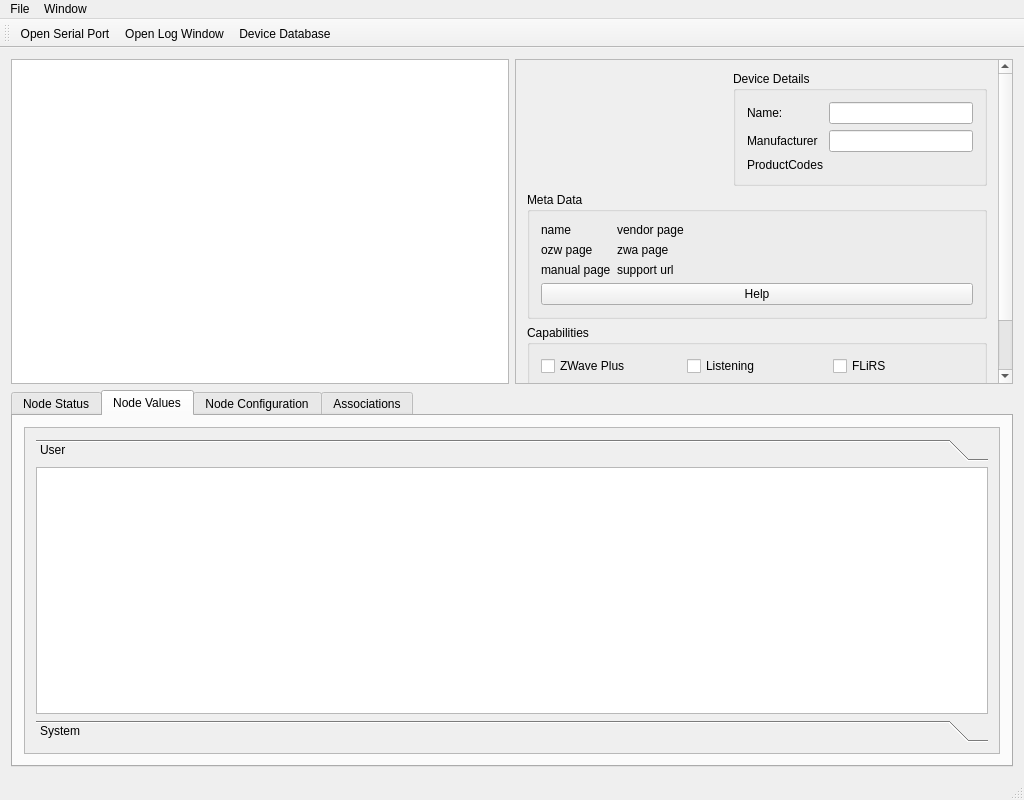
<?xml version="1.0" encoding="UTF-8"?>
<ui version="4.0">
 <class>MainWindow</class>
 <widget class="QMainWindow" name="MainWindow">
  <property name="geometry">
   <rect>
    <x>0</x>
    <y>0</y>
    <width>1024</width>
    <height>800</height>
   </rect>
  </property>
  <property name="windowTitle">
   <string>MainWindow</string>
  </property>
  <widget class="QWidget" name="centralWidget">
   <property name="sizePolicy">
    <sizepolicy hsizetype="Expanding" vsizetype="Expanding">
     <horstretch>0</horstretch>
     <verstretch>0</verstretch>
    </sizepolicy>
   </property>
   <layout class="QVBoxLayout" name="verticalLayout">
    <item>
     <layout class="QHBoxLayout" name="horizontalLayout_2">
      <item>
       <widget class="QTableView" name="nodeList">
        <attribute name="horizontalHeaderStretchLastSection">
         <bool>true</bool>
        </attribute>
       </widget>
      </item>
      <item>
       <widget class="QScrollArea" name="scrollArea">
        <property name="widgetResizable">
         <bool>true</bool>
        </property>
        <widget class="QWidget" name="scrollAreaWidgetContents">
         <property name="geometry">
          <rect>
           <x>0</x>
           <y>0</y>
           <width>477</width>
           <height>468</height>
          </rect>
         </property>
         <layout class="QVBoxLayout" name="verticalLayout_3">
          <item>
           <layout class="QHBoxLayout" name="horizontalLayout_4">
            <item>
             <widget class="QLabel" name="md_pic">
              <property name="maximumSize">
               <size>
                <width>200</width>
                <height>200</height>
               </size>
              </property>
              <property name="text">
               <string/>
              </property>
              <property name="pixmap">
               <pixmap>../../open-zwave/config/images/zwave.me/zme_raz5.png</pixmap>
              </property>
             </widget>
            </item>
            <item>
             <widget class="QGroupBox" name="groupBox">
              <property name="title">
               <string>Device Details</string>
              </property>
              <layout class="QGridLayout" name="gridLayout_3">
               <item row="1" column="1" colspan="3">
                <widget class="QLineEdit" name="dd_manufacturer">
                 <property name="readOnly">
                  <bool>true</bool>
                 </property>
                </widget>
               </item>
               <item row="2" column="3">
                <widget class="QLabel" name="dd_prodtype">
                 <property name="text">
                  <string/>
                 </property>
                </widget>
               </item>
               <item row="2" column="2">
                <widget class="QLabel" name="dd_prodid">
                 <property name="text">
                  <string/>
                 </property>
                </widget>
               </item>
               <item row="2" column="1">
                <widget class="QLabel" name="dd_manid">
                 <property name="text">
                  <string/>
                 </property>
                </widget>
               </item>
               <item row="0" column="1" colspan="3">
                <widget class="QLineEdit" name="dd_name">
                 <property name="readOnly">
                  <bool>true</bool>
                 </property>
                </widget>
               </item>
               <item row="0" column="0">
                <widget class="QLabel" name="label">
                 <property name="text">
                  <string>Name:</string>
                 </property>
                </widget>
               </item>
               <item row="1" column="0">
                <widget class="QLabel" name="label_3">
                 <property name="text">
                  <string>Manufacturer</string>
                 </property>
                </widget>
               </item>
               <item row="2" column="0">
                <widget class="QLabel" name="label_4">
                 <property name="text">
                  <string>ProductCodes</string>
                 </property>
                </widget>
               </item>
              </layout>
             </widget>
            </item>
           </layout>
          </item>
          <item>
           <widget class="QGroupBox" name="groupBox_6">
            <property name="title">
             <string>Meta Data</string>
            </property>
            <layout class="QFormLayout" name="formLayout_4">
             <item row="1" column="0">
              <widget class="QLabel" name="md_ozwinfo">
               <property name="text">
                <string>ozw page</string>
               </property>
               <property name="openExternalLinks">
                <bool>true</bool>
               </property>
               <property name="textInteractionFlags">
                <set>Qt::TextBrowserInteraction</set>
               </property>
              </widget>
             </item>
             <item row="1" column="1">
              <widget class="QLabel" name="md_zwainfo">
               <property name="text">
                <string>zwa page</string>
               </property>
               <property name="openExternalLinks">
                <bool>true</bool>
               </property>
               <property name="textInteractionFlags">
                <set>Qt::TextBrowserInteraction</set>
               </property>
              </widget>
             </item>
             <item row="4" column="0">
              <widget class="QLabel" name="md_manual">
               <property name="text">
                <string>manual page</string>
               </property>
               <property name="openExternalLinks">
                <bool>true</bool>
               </property>
               <property name="textInteractionFlags">
                <set>Qt::TextBrowserInteraction</set>
               </property>
              </widget>
             </item>
             <item row="4" column="1">
              <widget class="QLabel" name="md_prodpage">
               <property name="text">
                <string>support url</string>
               </property>
               <property name="openExternalLinks">
                <bool>true</bool>
               </property>
               <property name="textInteractionFlags">
                <set>Qt::TextBrowserInteraction</set>
               </property>
              </widget>
             </item>
             <item row="0" column="0">
              <widget class="QLabel" name="md_name">
               <property name="text">
                <string>name</string>
               </property>
              </widget>
             </item>
             <item row="0" column="1">
              <widget class="QLabel" name="md_producturl">
               <property name="text">
                <string>vendor page</string>
               </property>
               <property name="openExternalLinks">
                <bool>true</bool>
               </property>
               <property name="textInteractionFlags">
                <set>Qt::LinksAccessibleByMouse|Qt::TextEditable|Qt::TextEditorInteraction|Qt::TextSelectableByKeyboard|Qt::TextSelectableByMouse</set>
               </property>
              </widget>
             </item>
             <item row="5" column="0" colspan="2">
              <widget class="QPushButton" name="md_helpwindow">
               <property name="text">
                <string>Help</string>
               </property>
              </widget>
             </item>
            </layout>
           </widget>
          </item>
          <item>
           <widget class="QGroupBox" name="groupBox_2">
            <property name="title">
             <string>Capabilities</string>
            </property>
            <layout class="QGridLayout" name="gridLayout">
             <item row="1" column="2">
              <widget class="QCheckBox" name="ni_security">
               <property name="text">
                <string>Security</string>
               </property>
              </widget>
             </item>
             <item row="0" column="0">
              <widget class="QCheckBox" name="ni_zwplus">
               <property name="enabled">
                <bool>true</bool>
               </property>
               <property name="text">
                <string>ZWave Plus</string>
               </property>
               <property name="checkable">
                <bool>true</bool>
               </property>
              </widget>
             </item>
             <item row="2" column="0">
              <widget class="QLabel" name="label_23">
               <property name="text">
                <string>Baud Rate:</string>
               </property>
              </widget>
             </item>
             <item row="0" column="2">
              <widget class="QCheckBox" name="ni_flirs">
               <property name="text">
                <string>FLiRS</string>
               </property>
              </widget>
             </item>
             <item row="0" column="1">
              <widget class="QCheckBox" name="ni_listen">
               <property name="text">
                <string>Listening</string>
               </property>
              </widget>
             </item>
             <item row="1" column="0">
              <widget class="QCheckBox" name="ni_beaming">
               <property name="text">
                <string>Beaming</string>
               </property>
              </widget>
             </item>
             <item row="1" column="1">
              <widget class="QCheckBox" name="ni_routing">
               <property name="text">
                <string>Routing</string>
               </property>
              </widget>
             </item>
             <item row="2" column="1">
              <widget class="QLabel" name="ni_baud">
               <property name="text">
                <string/>
               </property>
              </widget>
             </item>
            </layout>
           </widget>
          </item>
         </layout>
        </widget>
       </widget>
      </item>
     </layout>
    </item>
    <item>
     <widget class="QTabWidget" name="NodePane">
      <property name="currentIndex">
       <number>1</number>
      </property>
      <widget class="QWidget" name="n_status">
       <attribute name="title">
        <string>Node Status</string>
       </attribute>
       <layout class="QVBoxLayout" name="verticalLayout_4">
        <item>
         <widget class="QScrollArea" name="scrollArea_2">
          <property name="widgetResizable">
           <bool>true</bool>
          </property>
          <widget class="QWidget" name="scrollAreaWidgetContents_2">
           <property name="geometry">
            <rect>
             <x>0</x>
             <y>0</y>
             <width>937</width>
             <height>557</height>
            </rect>
           </property>
           <layout class="QVBoxLayout" name="verticalLayout_5">
            <item>
             <widget class="QGroupBox" name="groupBox_3">
              <property name="title">
               <string>Status</string>
              </property>
              <layout class="QFormLayout" name="formLayout">
               <item row="0" column="0">
                <widget class="QLabel" name="label_5">
                 <property name="text">
                  <string>Status</string>
                 </property>
                </widget>
               </item>
               <item row="0" column="1">
                <widget class="QLineEdit" name="ns_status">
                 <property name="readOnly">
                  <bool>true</bool>
                 </property>
                </widget>
               </item>
               <item row="1" column="0">
                <widget class="QLabel" name="label_7">
                 <property name="text">
                  <string>Sleeping</string>
                 </property>
                </widget>
               </item>
               <item row="1" column="1">
                <widget class="QCheckBox" name="ns_sleeping">
                 <property name="text">
                  <string/>
                 </property>
                </widget>
               </item>
               <item row="2" column="0">
                <widget class="QLabel" name="label_6">
                 <property name="text">
                  <string>QueryStage</string>
                 </property>
                </widget>
               </item>
               <item row="2" column="1">
                <widget class="QLineEdit" name="ns_querystage">
                 <property name="readOnly">
                  <bool>true</bool>
                 </property>
                </widget>
               </item>
               <item row="3" column="0">
                <widget class="QLabel" name="label_8">
                 <property name="text">
                  <string>Last Seen</string>
                 </property>
                </widget>
               </item>
               <item row="3" column="1">
                <widget class="QLineEdit" name="ns_lastseen">
                 <property name="readOnly">
                  <bool>true</bool>
                 </property>
                </widget>
               </item>
              </layout>
             </widget>
            </item>
            <item>
             <widget class="QGroupBox" name="groupBox_4">
              <property name="title">
               <string>Statistics</string>
              </property>
              <layout class="QGridLayout" name="gridLayout_2">
               <item row="2" column="1">
                <widget class="QLineEdit" name="ns_lastsend">
                 <property name="readOnly">
                  <bool>true</bool>
                 </property>
                </widget>
               </item>
               <item row="3" column="3">
                <widget class="QLineEdit" name="ns_lastresprtt">
                 <property name="readOnly">
                  <bool>true</bool>
                 </property>
                </widget>
               </item>
               <item row="0" column="2">
                <widget class="QLabel" name="label_10">
                 <property name="text">
                  <string>Send Failed</string>
                 </property>
                 <property name="wordWrap">
                  <bool>true</bool>
                 </property>
                </widget>
               </item>
               <item row="1" column="2">
                <widget class="QLabel" name="label_13">
                 <property name="text">
                  <string>Duplicates</string>
                 </property>
                 <property name="wordWrap">
                  <bool>true</bool>
                 </property>
                </widget>
               </item>
               <item row="2" column="0">
                <widget class="QLabel" name="label_15">
                 <property name="text">
                  <string>Last Send</string>
                 </property>
                 <property name="wordWrap">
                  <bool>true</bool>
                 </property>
                </widget>
               </item>
               <item row="1" column="4">
                <widget class="QLabel" name="label_14">
                 <property name="text">
                  <string>Unsolicited</string>
                 </property>
                 <property name="wordWrap">
                  <bool>true</bool>
                 </property>
                </widget>
               </item>
               <item row="2" column="5">
                <widget class="QLineEdit" name="ns_lreqrtt">
                 <property name="readOnly">
                  <bool>true</bool>
                 </property>
                </widget>
               </item>
               <item row="1" column="1">
                <widget class="QLineEdit" name="ns_recievedcnt">
                 <property name="readOnly">
                  <bool>true</bool>
                 </property>
                </widget>
               </item>
               <item row="2" column="3">
                <widget class="QLineEdit" name="ns_lastrecieved">
                 <property name="readOnly">
                  <bool>true</bool>
                 </property>
                </widget>
               </item>
               <item row="3" column="5">
                <widget class="QLineEdit" name="ns_avgresprtt">
                 <property name="readOnly">
                  <bool>true</bool>
                 </property>
                </widget>
               </item>
               <item row="0" column="0">
                <widget class="QLabel" name="label_9">
                 <property name="text">
                  <string>Packets Sent</string>
                 </property>
                 <property name="wordWrap">
                  <bool>true</bool>
                 </property>
                </widget>
               </item>
               <item row="3" column="1">
                <widget class="QLineEdit" name="ns_avgreqrtt">
                 <property name="readOnly">
                  <bool>true</bool>
                 </property>
                </widget>
               </item>
               <item row="2" column="2">
                <widget class="QLabel" name="label_16">
                 <property name="text">
                  <string>Last Recieved</string>
                 </property>
                 <property name="wordWrap">
                  <bool>true</bool>
                 </property>
                </widget>
               </item>
               <item row="3" column="2">
                <widget class="QLabel" name="label_19">
                 <property name="text">
                  <string>Last Response RTT</string>
                 </property>
                 <property name="wordWrap">
                  <bool>true</bool>
                 </property>
                </widget>
               </item>
               <item row="3" column="0">
                <widget class="QLabel" name="label_18">
                 <property name="text">
                  <string>Average Request RTT</string>
                 </property>
                 <property name="wordWrap">
                  <bool>true</bool>
                 </property>
                </widget>
               </item>
               <item row="1" column="5">
                <widget class="QLineEdit" name="ns_unsolicited">
                 <property name="readOnly">
                  <bool>true</bool>
                 </property>
                </widget>
               </item>
               <item row="2" column="4">
                <widget class="QLabel" name="label_17">
                 <property name="text">
                  <string>Last Request RTT</string>
                 </property>
                 <property name="wordWrap">
                  <bool>true</bool>
                 </property>
                </widget>
               </item>
               <item row="4" column="0">
                <widget class="QLabel" name="label_21">
                 <property name="text">
                  <string>Quality</string>
                 </property>
                 <property name="wordWrap">
                  <bool>true</bool>
                 </property>
                </widget>
               </item>
               <item row="0" column="3">
                <widget class="QLineEdit" name="ns_sentfailed">
                 <property name="readOnly">
                  <bool>true</bool>
                 </property>
                </widget>
               </item>
               <item row="0" column="5">
                <widget class="QLineEdit" name="ns_retries">
                 <property name="readOnly">
                  <bool>true</bool>
                 </property>
                </widget>
               </item>
               <item row="1" column="0">
                <widget class="QLabel" name="label_12">
                 <property name="text">
                  <string>Packets Recieved</string>
                 </property>
                 <property name="wordWrap">
                  <bool>true</bool>
                 </property>
                </widget>
               </item>
               <item row="0" column="4">
                <widget class="QLabel" name="label_11">
                 <property name="text">
                  <string>Retries</string>
                 </property>
                 <property name="wordWrap">
                  <bool>true</bool>
                 </property>
                </widget>
               </item>
               <item row="0" column="1">
                <widget class="QLineEdit" name="ns_sentcnt">
                 <property name="readOnly">
                  <bool>true</bool>
                 </property>
                </widget>
               </item>
               <item row="3" column="4">
                <widget class="QLabel" name="label_20">
                 <property name="text">
                  <string>Average Response RTT</string>
                 </property>
                 <property name="wordWrap">
                  <bool>true</bool>
                 </property>
                </widget>
               </item>
               <item row="4" column="1">
                <widget class="QLineEdit" name="ns_quality">
                 <property name="readOnly">
                  <bool>true</bool>
                 </property>
                </widget>
               </item>
               <item row="1" column="3">
                <widget class="QLineEdit" name="ns_rcvdduplicates">
                 <property name="readOnly">
                  <bool>true</bool>
                 </property>
                </widget>
               </item>
              </layout>
             </widget>
            </item>
            <item>
             <widget class="QGroupBox" name="etxstatus_frame">
              <property name="title">
               <string>Extended Transmission Statistics</string>
              </property>
              <layout class="QGridLayout" name="gridLayout_4">
               <item row="0" column="2">
                <widget class="QLabel" name="label_24">
                 <property name="text">
                  <string>Hops</string>
                 </property>
                </widget>
               </item>
               <item row="1" column="2">
                <widget class="QLabel" name="label_27">
                 <property name="text">
                  <string>Last ACK Channel</string>
                 </property>
                </widget>
               </item>
               <item row="0" column="4">
                <widget class="QLabel" name="label_25">
                 <property name="text">
                  <string>Route Attempts</string>
                 </property>
                </widget>
               </item>
               <item row="1" column="5">
                <widget class="QLineEdit" name="ens_routeSpeed">
                 <property name="readOnly">
                  <bool>true</bool>
                 </property>
                </widget>
               </item>
               <item row="4" column="4">
                <widget class="QLineEdit" name="ens_rssi_4">
                 <property name="readOnly">
                  <bool>true</bool>
                 </property>
                </widget>
               </item>
               <item row="3" column="3">
                <widget class="QLineEdit" name="ens_route_3">
                 <property name="readOnly">
                  <bool>true</bool>
                 </property>
                </widget>
               </item>
               <item row="0" column="3">
                <widget class="QLineEdit" name="ens_hops">
                 <property name="readOnly">
                  <bool>true</bool>
                 </property>
                </widget>
               </item>
               <item row="3" column="4">
                <widget class="QLineEdit" name="ens_route_4">
                 <property name="readOnly">
                  <bool>true</bool>
                 </property>
                </widget>
               </item>
               <item row="4" column="5">
                <widget class="QLineEdit" name="ens_rssi_5">
                 <property name="readOnly">
                  <bool>true</bool>
                 </property>
                </widget>
               </item>
               <item row="0" column="1">
                <widget class="QLineEdit" name="ens_txtime">
                 <property name="readOnly">
                  <bool>true</bool>
                 </property>
                </widget>
               </item>
               <item row="1" column="3">
                <widget class="QLineEdit" name="ens_ackchannel">
                 <property name="readOnly">
                  <bool>true</bool>
                 </property>
                </widget>
               </item>
               <item row="3" column="0">
                <widget class="QLabel" name="label_30">
                 <property name="text">
                  <string>Last Route</string>
                 </property>
                </widget>
               </item>
               <item row="3" column="5">
                <widget class="QLineEdit" name="ens_route_5">
                 <property name="readOnly">
                  <bool>true</bool>
                 </property>
                </widget>
               </item>
               <item row="4" column="1">
                <widget class="QLineEdit" name="ens_rssi_1">
                 <property name="readOnly">
                  <bool>true</bool>
                 </property>
                </widget>
               </item>
               <item row="0" column="0">
                <widget class="QLabel" name="label_2">
                 <property name="text">
                  <string>Transmit Time</string>
                 </property>
                </widget>
               </item>
               <item row="1" column="1">
                <widget class="QLineEdit" name="ens_txchannel">
                 <property name="readOnly">
                  <bool>true</bool>
                 </property>
                </widget>
               </item>
               <item row="1" column="0">
                <widget class="QLabel" name="label_26">
                 <property name="text">
                  <string>Last TX Channel</string>
                 </property>
                </widget>
               </item>
               <item row="4" column="2">
                <widget class="QLineEdit" name="ens_rssi_2">
                 <property name="readOnly">
                  <bool>true</bool>
                 </property>
                </widget>
               </item>
               <item row="4" column="0">
                <widget class="QLabel" name="label_29">
                 <property name="text">
                  <string>RSSI</string>
                 </property>
                </widget>
               </item>
               <item row="0" column="5">
                <widget class="QLineEdit" name="ens_attempts">
                 <property name="readOnly">
                  <bool>true</bool>
                 </property>
                </widget>
               </item>
               <item row="4" column="3">
                <widget class="QLineEdit" name="ens_rssi_3">
                 <property name="readOnly">
                  <bool>true</bool>
                 </property>
                </widget>
               </item>
               <item row="3" column="1">
                <widget class="QLineEdit" name="ens_route_1">
                 <property name="readOnly">
                  <bool>true</bool>
                 </property>
                </widget>
               </item>
               <item row="1" column="4">
                <widget class="QLabel" name="label_28">
                 <property name="text">
                  <string>Route Speed</string>
                 </property>
                </widget>
               </item>
               <item row="3" column="2">
                <widget class="QLineEdit" name="ens_route_2">
                 <property name="readOnly">
                  <bool>true</bool>
                 </property>
                </widget>
               </item>
               <item row="2" column="0">
                <widget class="QLabel" name="label_31">
                 <property name="text">
                  <string>Last Route Scheme</string>
                 </property>
                </widget>
               </item>
               <item row="2" column="1">
                <widget class="QLineEdit" name="ens_routeScheme">
                 <property name="readOnly">
                  <bool>true</bool>
                 </property>
                </widget>
               </item>
               <item row="2" column="2">
                <widget class="QLabel" name="label_32">
                 <property name="text">
                  <string>Last Failed Link From</string>
                 </property>
                </widget>
               </item>
               <item row="2" column="3">
                <widget class="QLineEdit" name="ens_lastfailedlinkfrom">
                 <property name="readOnly">
                  <bool>true</bool>
                 </property>
                </widget>
               </item>
               <item row="2" column="4">
                <widget class="QLabel" name="label_33">
                 <property name="text">
                  <string>Last Failed Link To</string>
                 </property>
                </widget>
               </item>
               <item row="2" column="5">
                <widget class="QLineEdit" name="ens_lastfailedlinkto">
                 <property name="readOnly">
                  <bool>true</bool>
                 </property>
                </widget>
               </item>
              </layout>
             </widget>
            </item>
           </layout>
          </widget>
         </widget>
        </item>
       </layout>
      </widget>
      <widget class="QWidget" name="n_values">
       <attribute name="title">
        <string>Node Values</string>
       </attribute>
       <layout class="QVBoxLayout" name="verticalLayout_6">
        <item>
         <widget class="QScrollArea" name="scrollArea_3">
          <property name="widgetResizable">
           <bool>true</bool>
          </property>
          <widget class="QWidget" name="scrollAreaWidgetContents_3">
           <property name="geometry">
            <rect>
             <x>0</x>
             <y>0</y>
             <width>952</width>
             <height>314</height>
            </rect>
           </property>
           <layout class="QVBoxLayout" name="verticalLayout_12">
            <item>
             <widget class="QToolBox" name="Values">
              <property name="currentIndex">
               <number>0</number>
              </property>
              <widget class="QWidget" name="genre_user">
               <property name="geometry">
                <rect>
                 <x>0</x>
                 <y>0</y>
                 <width>928</width>
                 <height>222</height>
                </rect>
               </property>
               <attribute name="label">
                <string>User</string>
               </attribute>
               <layout class="QHBoxLayout" name="horizontalLayout_3">
                <property name="leftMargin">
                 <number>0</number>
                </property>
                <property name="topMargin">
                 <number>0</number>
                </property>
                <property name="rightMargin">
                 <number>0</number>
                </property>
                <property name="bottomMargin">
                 <number>0</number>
                </property>
                <item>
                 <widget class="QTableView" name="val_user_tbl">
                  <property name="gridStyle">
                   <enum>Qt::NoPen</enum>
                  </property>
                  <attribute name="horizontalHeaderStretchLastSection">
                   <bool>true</bool>
                  </attribute>
                 </widget>
                </item>
               </layout>
              </widget>
              <widget class="QWidget" name="genre_system">
               <property name="geometry">
                <rect>
                 <x>0</x>
                 <y>0</y>
                 <width>928</width>
                 <height>222</height>
                </rect>
               </property>
               <attribute name="label">
                <string>System</string>
               </attribute>
               <layout class="QVBoxLayout" name="verticalLayout_11">
                <property name="leftMargin">
                 <number>0</number>
                </property>
                <property name="topMargin">
                 <number>0</number>
                </property>
                <property name="rightMargin">
                 <number>0</number>
                </property>
                <property name="bottomMargin">
                 <number>0</number>
                </property>
                <item>
                 <widget class="QTableView" name="val_system_tbl">
                  <attribute name="horizontalHeaderStretchLastSection">
                   <bool>true</bool>
                  </attribute>
                 </widget>
                </item>
               </layout>
              </widget>
             </widget>
            </item>
           </layout>
          </widget>
         </widget>
        </item>
       </layout>
      </widget>
      <widget class="QWidget" name="n_conf">
       <attribute name="title">
        <string>Node Configuration</string>
       </attribute>
       <layout class="QHBoxLayout" name="horizontalLayout">
        <item>
         <widget class="QScrollArea" name="scrollArea_4">
          <property name="widgetResizable">
           <bool>true</bool>
          </property>
          <widget class="QWidget" name="scrollAreaWidgetContents_4">
           <property name="geometry">
            <rect>
             <x>0</x>
             <y>0</y>
             <width>952</width>
             <height>314</height>
            </rect>
           </property>
           <layout class="QVBoxLayout" name="verticalLayout_7">
            <item>
             <widget class="QGroupBox" name="groupBox_7">
              <property name="title">
               <string>Configuration Values</string>
              </property>
              <layout class="QVBoxLayout" name="verticalLayout_13">
               <property name="leftMargin">
                <number>0</number>
               </property>
               <property name="topMargin">
                <number>0</number>
               </property>
               <property name="rightMargin">
                <number>0</number>
               </property>
               <property name="bottomMargin">
                <number>0</number>
               </property>
               <item>
                <widget class="QTableView" name="val_config_tbl">
                 <attribute name="verticalHeaderStretchLastSection">
                  <bool>true</bool>
                 </attribute>
                </widget>
               </item>
              </layout>
             </widget>
            </item>
           </layout>
          </widget>
         </widget>
        </item>
       </layout>
      </widget>
      <widget class="QWidget" name="n_groups">
       <attribute name="title">
        <string>Associations</string>
       </attribute>
       <layout class="QVBoxLayout" name="verticalLayout_8">
        <item>
         <widget class="QScrollArea" name="scrollArea_5">
          <property name="widgetResizable">
           <bool>true</bool>
          </property>
          <widget class="QWidget" name="groupsa">
           <property name="geometry">
            <rect>
             <x>0</x>
             <y>0</y>
             <width>952</width>
             <height>314</height>
            </rect>
           </property>
           <layout class="QVBoxLayout" name="verticalLayout_9">
            <item>
             <widget class="QGroupBox" name="groupBox_5">
              <property name="title">
               <string>Assoication Info</string>
              </property>
              <layout class="QFormLayout" name="formLayout_3">
               <item row="0" column="0">
                <widget class="QLabel" name="label_22">
                 <property name="text">
                  <string>Max Groups</string>
                 </property>
                </widget>
               </item>
               <item row="0" column="1">
                <widget class="QLineEdit" name="a_maxgroups"/>
               </item>
              </layout>
             </widget>
            </item>
           </layout>
          </widget>
         </widget>
        </item>
       </layout>
      </widget>
     </widget>
    </item>
   </layout>
  </widget>
  <widget class="QMenuBar" name="menuBar">
   <property name="geometry">
    <rect>
     <x>0</x>
     <y>0</y>
     <width>1024</width>
     <height>22</height>
    </rect>
   </property>
   <widget class="QMenu" name="menuFile">
    <property name="title">
     <string>File</string>
    </property>
    <addaction name="actionOpen_Serial_Port"/>
    <addaction name="separator"/>
    <addaction name="actionDevice_Database"/>
    <addaction name="actionEdit_Configuration"/>
    <addaction name="separator"/>
    <addaction name="actionE_xit"/>
   </widget>
   <widget class="QMenu" name="menuWindow">
    <property name="title">
     <string>Window</string>
    </property>
    <addaction name="actionOpen_Log_Window"/>
    <addaction name="separator"/>
    <addaction name="action_Driver_Statistics"/>
   </widget>
   <addaction name="menuFile"/>
   <addaction name="menuWindow"/>
  </widget>
  <widget class="QToolBar" name="mainToolBar">
   <attribute name="toolBarArea">
    <enum>TopToolBarArea</enum>
   </attribute>
   <attribute name="toolBarBreak">
    <bool>false</bool>
   </attribute>
   <addaction name="actionOpen_Serial_Port"/>
   <addaction name="actionOpen_Log_Window"/>
   <addaction name="actionDevice_Database"/>
  </widget>
  <widget class="QStatusBar" name="statusBar"/>
  <action name="actionOpen_Serial_Port">
   <property name="text">
    <string>&amp;Open Serial Port</string>
   </property>
  </action>
  <action name="actionEdit_Configuration">
   <property name="text">
    <string>&amp;Configuration</string>
   </property>
  </action>
  <action name="actionE_xit">
   <property name="text">
    <string>E&amp;xit</string>
   </property>
  </action>
  <action name="actionOpen_Log_Window">
   <property name="text">
    <string>Open Log Window</string>
   </property>
  </action>
  <action name="action_Driver_Statistics">
   <property name="text">
    <string>&amp;Driver Statistics</string>
   </property>
  </action>
  <action name="actionDevice_Database">
   <property name="text">
    <string>&amp;Device Database</string>
   </property>
  </action>
 </widget>
 <layoutdefault spacing="6" margin="11"/>
 <resources/>
 <connections>
  <connection>
   <sender>actionE_xit</sender>
   <signal>triggered()</signal>
   <receiver>MainWindow</receiver>
   <slot>close()</slot>
   <hints>
    <hint type="sourcelabel">
     <x>-1</x>
     <y>-1</y>
    </hint>
    <hint type="destinationlabel">
     <x>199</x>
     <y>149</y>
    </hint>
   </hints>
  </connection>
 </connections>
</ui>
